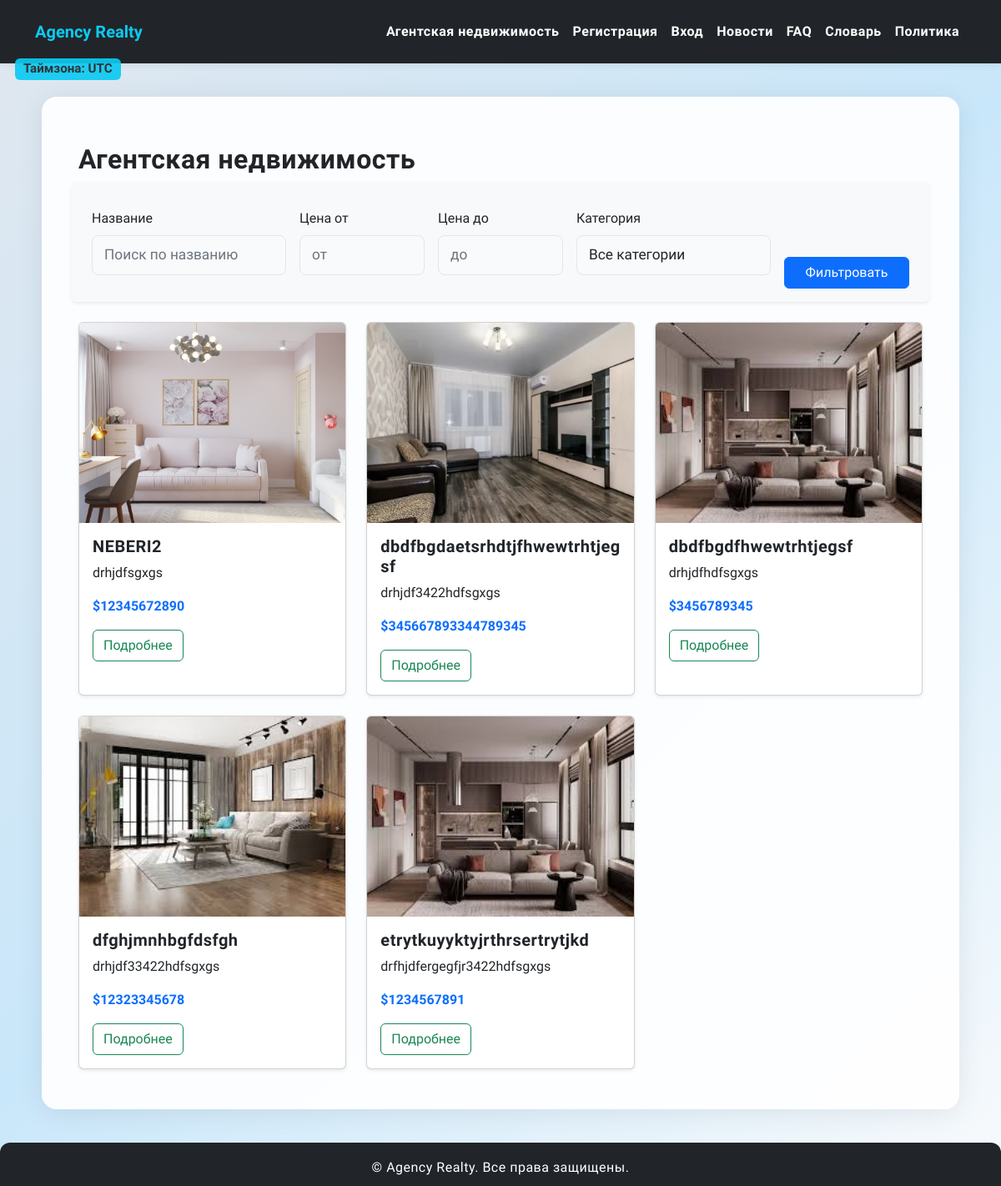
Before: /realties/ with the older database file.
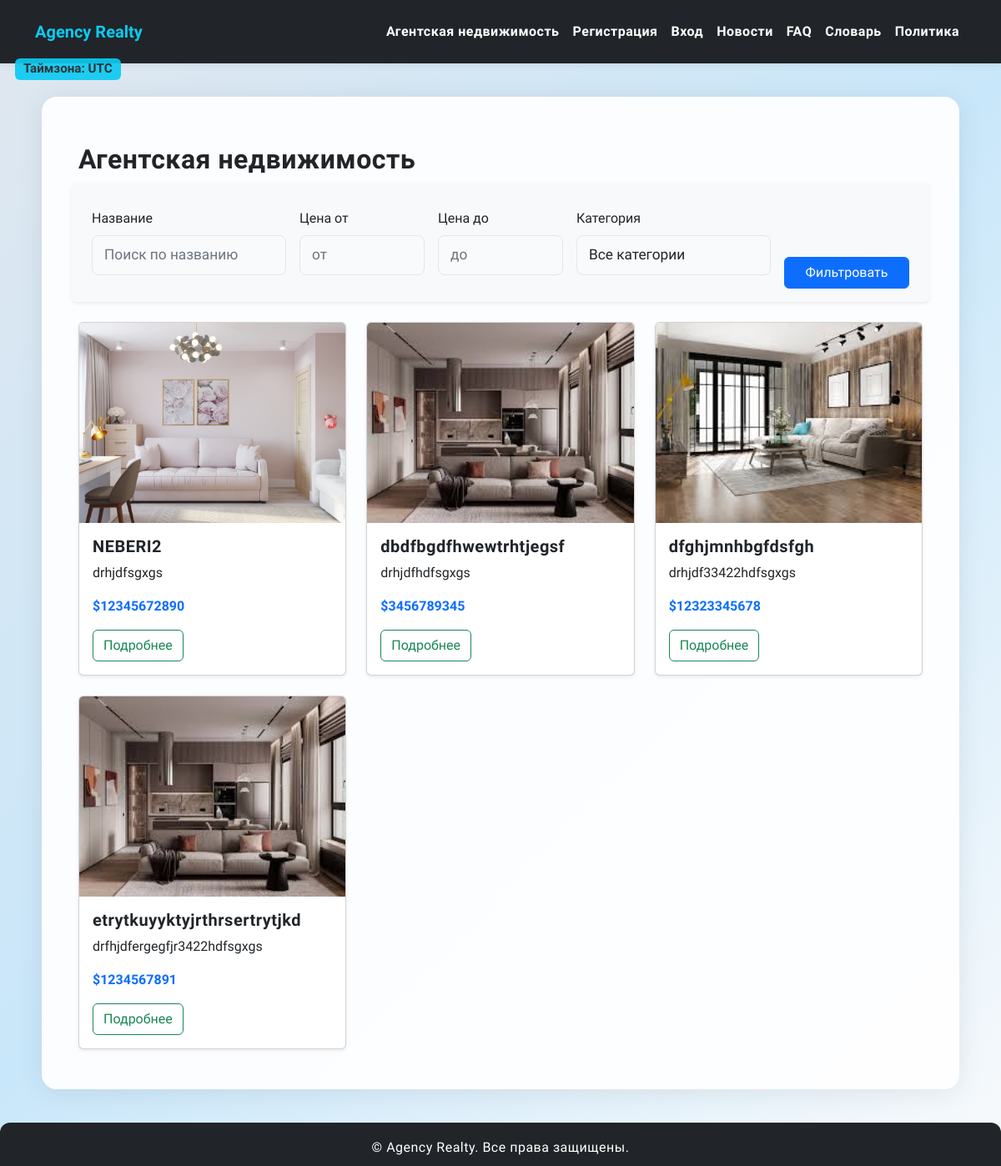
After: the same page with the newer database file.
### agency/models.py (models this page shows, shortened)
class Realty(models.Model):
    name = models.CharField(max_length=255)
    slug = models.SlugField(max_length=255, unique=True, db_index=True)
    description = models.TextField(blank=True)
    price = models.IntegerField()
    photo = models.ImageField(upload_to="photos")
    cat = models.ForeignKey('Category', on_delete=models.PROTECT)
    owner = models.ForeignKey('User',on_delete=models.PROTECT, related_name="Owner")
    landlord = models.ForeignKey('User', blank=True, null=True, on_delete=models.SET_NULL, related_name="Landbord")
    created_at = models.DateTimeField(default=django.utils.timezone.now)
    updated_at = models.DateTimeField(null=True, blank=True,auto_now=True)
    rented_at = models.DateTimeField(null=True, blank=True)
    address = models.ForeignKey('Address',  on_delete=models.PROTECT)
    is_sold = models.BooleanField(default=False)
    def get_absolute_url(self):
        return reverse('realty', kwargs={'realty_slug': self.slug})

class Address(models.Model):
    id = models.AutoField(primary_key=True)
    state = models.CharField(max_length=100)
    city = models.CharField(max_length=100)
    address = models.CharField(max_length=100)

### agency/views.py (the view)
# urls.py: path('realties/', views.RealtyListView.as_view(), name='realties'),
class RealtyListView(ListView):
    template_name = 'agency/realties.html'
    context_object_name = 'realties'
    def get_queryset(self):
        realties = Realty.objects.filter(is_sold=False)
        category_id = self.request.GET.get('category')
        if category_id:
            realties = realties.filter(cat_id=category_id)
        realties = filter_sort_realties(self.request, realties)
        return realties
    def get_context_data(self, **kwargs):
        context = super().get_context_data(**kwargs)
        from .models import Category
        context['categories'] = Category.objects.all()
        return context

### agency/templatetags/agency_tags.py (called while the page is built)
@register.simple_tag(name='is_employee')
def is_employee(user):
    return user in get_all_employees()

### agency/utils.py (called while the page is built, shortened)
def get_ip_adress(request):
    if settings.DEBUG:
        try:
            response = requests.get('https://api.ipify.org/?format=json', timeout=2)
            response.raise_for_status()
            my_ip = response.json().get('ip', None)
            return my_ip
        except Exception:
            return '127.0.0.1'

def get_info_user_by_ip(ip):
    try:
        response = requests.get(f'https://ipinfo.io/{ip}/geo', timeout=2)
        response.raise_for_status()
        return response.json()
    except Exception:
        return {}

def get_all_employees():
    employee_group = Group.objects.filter(name='Employee').first()
    if not employee_group:
        return User.objects.none()
    return User.objects.filter(groups=employee_group)

### agency/templates/agency/realties.html (shortened to what this page needs)
{% extends 'agency/base.html' %}
{%load static %}
{% block content %}
<div class="container mt-4">
	<h2 class="mb-4">Агентская недвижимость</h2>
	<form method="get" class="row g-3 align-items-end mb-4 p-3 bg-light rounded shadow-sm">
		<div class="col-md-3">
			<label for="search_name" class="form-label">Название</label>
			<input type="text" class="form-control" id="search_name" name="search_name" value="{{ request.GET.search_name|default:'' }}" placeholder="Поиск по названию">
		</div>
		<div class="col-md-2">
			<label for="min_price" class="form-label">Цена от</label>
			<input type="number" class="form-control" id="min_price" name="min_price" min="0" value="{{ request.GET.min_price|default:'' }}" placeholder="от">
		</div>
		<div class="col-md-2">
			<label for="max_price" class="form-label">Цена до</label>
			<input type="number" class="form-control" id="max_price" name="max_price" min="0" value="{{ request.GET.max_price|default:'' }}" placeholder="до">
		</div>
		<div class="col-md-3">
			<label for="category" class="form-label">Категория</label>
			<select class="form-select" id="category" name="category">
				<option value="">Все категории</option>
			</select>
		</div>
		<div class="col-md-2 d-grid">
			<button type="submit" class="btn btn-primary">Фильтровать</button>
		</div>
	</form>
	<div class="row">
		{% for realty in realties %}
		<div class="col-md-4 mb-4">
			<div class="card h-100 shadow-sm">
				<img src="{{ realty.photo.url }}" class="card-img-top" alt="{{ realty.name }}" style="height: 240px; object-fit: cover;">
				<div class="card-body">
					<h5 class="card-title">{{ realty.name }}</h5>
					<p class="card-text">{{ realty.address.city }}</p>
					<p class="card-text fw-bold text-primary">${{ realty.price }}</p>
					<a href="{{ realty.get_absolute_url }}" class="btn btn-outline-success">Подробнее</a>
				</div>
			</div>
		</div>
		{% empty %}
		<div class="col-12 text-center text-muted py-5">Нет объектов по выбранным фильтрам.</div>
		{% endfor %}
	</div>
</div>
{% endblock %}

Changed rows visible on the page:
no longer on this page (row edited): Realty: photo (picture), name "dbdfbgdaetsrhdtjfhwewtrhtjegsf", address.city "drhjdf3422hdfsgxgs", price "345667893344789345"
